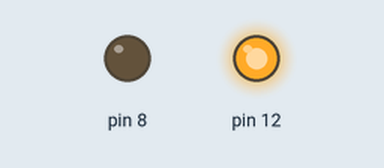
Simulated run of this sketch. Board: Arduino Uno, built with avr-gcc and run on an emulated ATmega328P. Shown: output pins drawn as LEDs (lit = HIGH).

Above: at 0.5 s.
At 1.5 s:
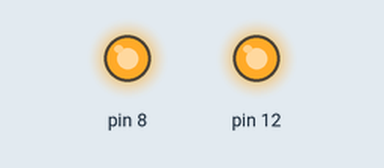
At 2.5 s:
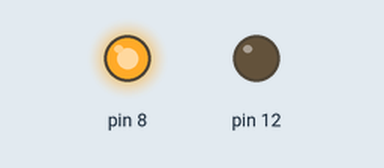
At 3.5 s:
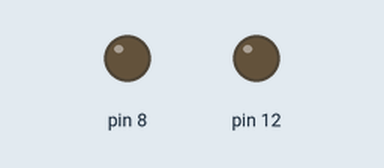
Timing chart, 0 to 5.2 s (numbered marks = the images above):
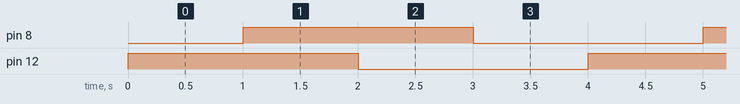

Measured:
- by itself, pin 8, pin 12: alternates HIGH for 2.0 s and LOW for 2.0 s
- by itself, everything shown: repeats every 4.0 s, in 4 steps

The sketch:

240104_led.ino
```cpp
//ctrl+t -> 자동정렬
//ctrl+u -> 실행
//ctrl+spacebar -> 자동완성

void setup() {
  // put your setup code here, to run once:
  //pinMode(핀번호, 액츄에이터(OUTPUT) or 센서(INPUT))
  pinMode(12, OUTPUT);
  pinMode(8, OUTPUT);
}

void loop() {
  digitalWrite(12, HIGH);
  delay(1000);
  digitalWrite(8, 1);
  delay(1000);
  digitalWrite(12, 0);
  delay(1000);

  digitalWrite(8, LOW);
  delay(1000);
}
```
